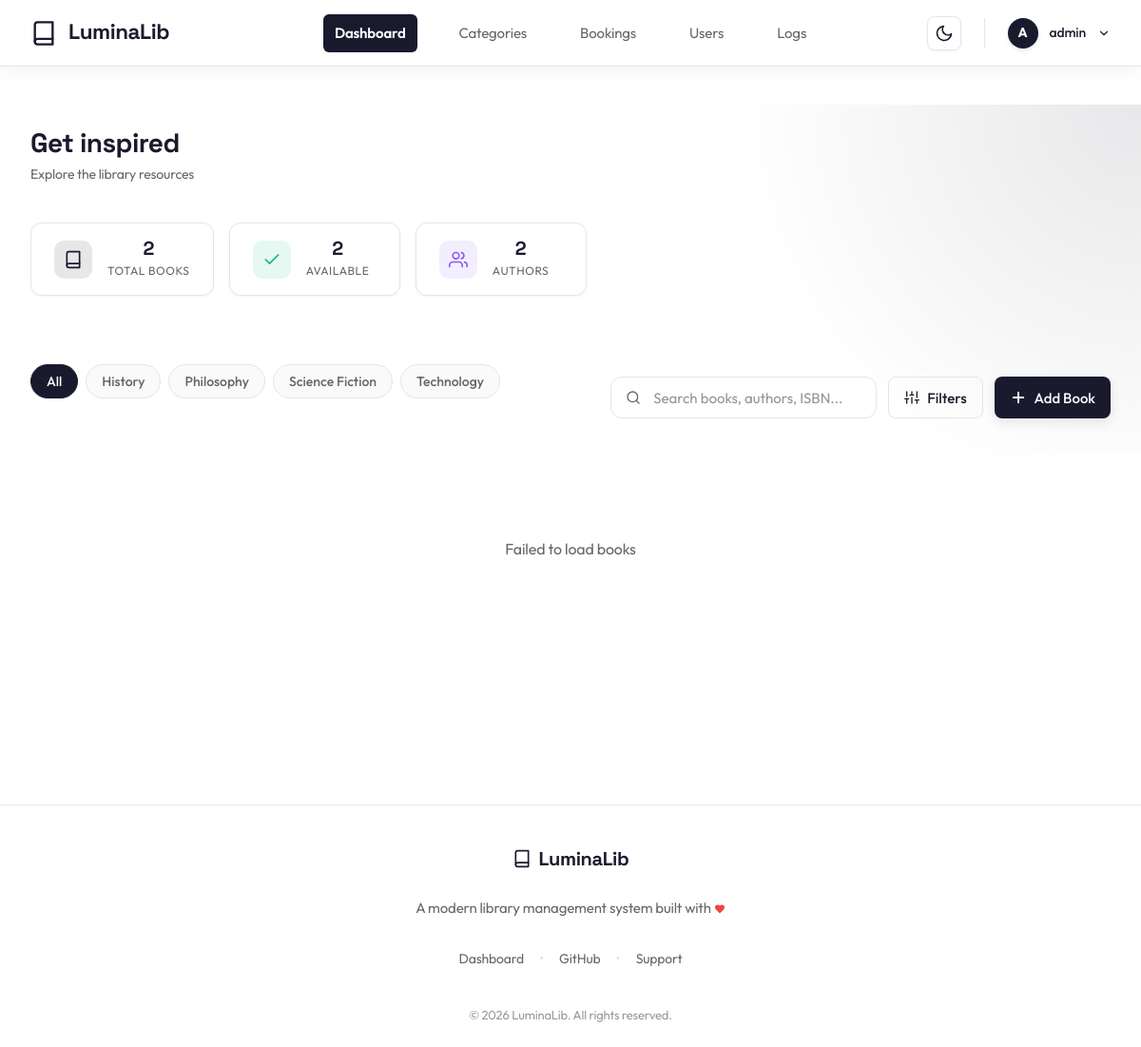
/dashboard.php (signed in), run on the app's committed database.
### tables this page shows
CREATE TABLE categories (
    id INT AUTO_INCREMENT PRIMARY KEY,
    category_name VARCHAR(50) NOT NULL UNIQUE
);

### dashboard.php (the view, shortened to what this page needs)
<?php
require_once 'config/db.php';
$user_role = $_SESSION['role'] ?? 'Patron';
$username = $_SESSION['username'] ?? 'User';
$categories = [];
$totalBooks = 0;
$availableBooks = 0;
$totalAuthors = 0;
try {
    $categoriesStmt = $pdo->query("SELECT * FROM categories ORDER BY category_name");
    if ($categoriesStmt) {
        $categories = $categoriesStmt->fetchAll();
    }
    $totalBooks = $pdo->query("SELECT COUNT(*) FROM books")->fetchColumn() ?: 0;
    $availableBooks = $pdo->query("SELECT COUNT(*) FROM books WHERE status = 'Available'")->fetchColumn() ?: 0;
    $totalAuthors = $pdo->query("SELECT COUNT(*) FROM authors")->fetchColumn() ?: 0;
} catch (Exception $e) {
    error_log("Dashboard Initialization Error: " . $e->getMessage());
    $init_error = $e->getMessage();
}
?>
<!DOCTYPE html>
<html lang="en">
<head>
    <link rel="stylesheet" href="assets/css/style.css?v=7">
</head>
<body class="library-app">
    <?php include 'includes/navbar.php'; ?>
    <main class="app-main">
        <div class="content-container dashboard-container">
            <div class="dashboard-header-row">
                <div class="page-title-group">
                    <h1 class="page-title">Get inspired</h1>
                    <p class="page-subtitle">Explore the library resources</p>
                </div>
                <div class="stats-row">
                    <div class="stat-card">
                        <div class="stat-icon-wrapper">
                            <svg xmlns="http://www.w3.org/2000/svg" width="20" height="20" viewBox="0 0 24 24" fill="none" stroke="currentColor" stroke-width="2" stroke-linecap="round" stroke-linejoin="round"><path d="M4 19.5A2.5 2.5 0 0 1 6.5 17H20"></path><path d="M6.5 2H20v20H6.5A2.5 2.5 0 0 1 4 19.5v-15A2.5 2.5 0 0 1 6.5 2z"></path></svg>
                        </div>
                        <div class="stat-info">
                            <div class="stat-value"><?= $totalBooks ?></div>
                            <div class="stat-label">Total Books</div>
                        </div>
                    </div>
                    <div class="stat-card success">
                        <div class="stat-icon-wrapper">
                            <svg xmlns="http://www.w3.org/2000/svg" width="20" height="20" viewBox="0 0 24 24" fill="none" stroke="currentColor" stroke-width="2" stroke-linecap="round" stroke-linejoin="round"><polyline points="20 6 9 17 4 12"></polyline></svg>
                        </div>
                        <div class="stat-info">
                            <div class="stat-value"><?= $availableBooks ?></div>
                            <div class="stat-label">Available</div>
                        </div>
                    </div>
                    <div class="stat-card authors">
                        <div class="stat-icon-wrapper">
                        </div>
                        <div class="stat-info">
                            <div class="stat-value"><?= $totalAuthors ?></div>
                            <div class="stat-label">Authors</div>
                        </div>
                    </div>
                </div>
            </div>
            <div class="controls-row">
                <div class="controls-left">
                    <div class="category-pills">
                        <button class="pill active" data-category="">All</button>
                        <?php
                        $limit = 5;
                        foreach (array_slice($categories, 0, $limit) as $cat): ?>
                            <button class="pill" data-category="<?= $cat['id'] ?>"><?= htmlspecialchars($cat['category_name']) ?></button>
                        <?php endforeach; ?>
                    </div>
                </div>
                <div class="controls-right">
                    <div class="main-search">
                        <input type="text" id="globalSearch" placeholder="Search books, authors, ISBN...">
                    </div>
                    <button id="filterBtn" class="btn btn-secondary filter-toggle-btn">
                        <span>Filters</span>
                    </button>
                    <?php if ($user_role === 'Admin'): ?>
                        <button id="addBookBtn" class="btn btn-primary add-book-btn">
                            <svg xmlns="http://www.w3.org/2000/svg" width="18" height="18" viewBox="0 0 24 24" fill="none" stroke="currentColor" stroke-width="2.5" stroke-linecap="round" stroke-linejoin="round"><line x1="12" y1="5" x2="12" y2="19"></line><line x1="5" y1="12" x2="19" y2="12"></line></svg>
                            <span>Add Book</span>
                        </button>
                    <?php endif; ?>
                </div>
            </div>
            <div class="books-grid" id="booksGrid">
            </div>
        </div>
    </main>
    <?php include 'includes/footer.php'; ?>
</body>
</html>

### includes/navbar.php (shortened to what this page needs)
<?php
$current_page = basename($_SERVER['PHP_SELF']);
?>
<header class="app-header">
    <div class="header-container">
        <div class="header-left">
            <a href="dashboard.php" class="brand">
                <span class="brand-text">LuminaLib</span>
            </a>
        </div>
        <nav class="header-nav">
            <a href="dashboard.php" class="nav-link <?= $current_page == 'dashboard.php' ? 'active' : '' ?>">Dashboard</a>
            <?php if ($user_role === 'Admin'): ?>
                <a href="categories.php" class="nav-link <?= $current_page == 'categories.php' ? 'active' : '' ?>">Categories</a>
                <a href="bookings_management.php" class="nav-link <?= $current_page == 'bookings_management.php' ? 'active' : '' ?>">Bookings</a>
                <a href="users_management.php" class="nav-link <?= $current_page == 'users_management.php' ? 'active' : '' ?>">Users</a>
                <a href="logs.php" class="nav-link <?= $current_page == 'logs.php' ? 'active' : '' ?>">Logs</a>
            <?php endif; ?>
        </nav>
        <div class="header-right">
            <div class="header-actions">
                <button id="themeToggle" class="header-btn" title="Toggle Theme"></button>
            </div>
            <div class="user-profile-wrapper" style="position: relative;">
                <div class="user-profile" id="profileTrigger">
                    <div class="user-avatar">
                        <?= strtoupper(substr($username, 0, 1)) ?>
                    </div>
                    <span class="user-name"><?= htmlspecialchars($username) ?></span>
                    <svg xmlns="http://www.w3.org/2000/svg" width="14" height="14" viewBox="0 0 24 24" fill="none" stroke="currentColor" stroke-width="2" stroke-linecap="round" stroke-linejoin="round" class="dropdown-arrow"><polyline points="6 9 12 15 18 9"></polyline></svg>
                </div>
            </div>
        </div>
    </div>
</header>

### includes/footer.php (shortened to what this page needs)
<footer class="app-footer">
    <div class="footer-container">
        <div class="footer-content">
            <div class="footer-brand">
                <span class="brand-name">LuminaLib</span>
            </div>
            <p class="footer-tagline">A modern library management system built with </p>
            <div class="footer-links">
                <a href="dashboard.php">Dashboard</a>
                <span class="footer-divider">•</span>
                <a href="https://github.com" target="_blank" rel="noopener">GitHub</a>
                <span class="footer-divider">•</span>
                <a href="mailto:support@luminalib.com">Support</a>
            </div>
            <p class="footer-copyright">© <?= date('Y') ?> LuminaLib. All rights reserved.</p>
        </div>
    </div>
</footer>

### data on the page
categories: category_name "History"
categories: category_name "Philosophy"
categories: category_name "Science Fiction"
categories: category_name "Technology"

### other printed values
substr($username, 0, 1) "A"
$username "admin"
$totalBooks "2"
$availableBooks "2"
$totalAuthors "2"
